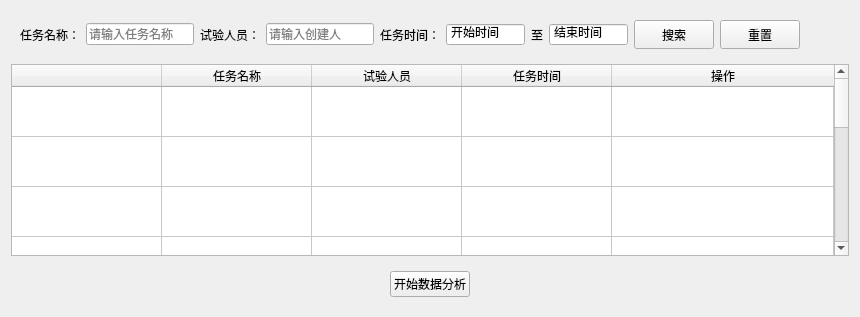
                <widget class="QWidget" name="page_2">
                 <layout class="QVBoxLayout" name="verticalLayout_5">
                  <item>
                   <widget class="QWidget" name="widget_6" native="true">
                    <layout class="QHBoxLayout" name="horizontalLayout_5">
                     <item>
                      <widget class="QLabel" name="label_9">
                       <property name="text">
                        <string>任务名称：</string>
                       </property>
                      </widget>
                     </item>
                     <item>
                      <widget class="QLineEdit" name="lineEdit">
                       <property name="sizePolicy">
                        <sizepolicy hsizetype="Fixed" vsizetype="Fixed">
                         <horstretch>0</horstretch>
                         <verstretch>0</verstretch>
                        </sizepolicy>
                       </property>
                       <property name="placeholderText">
                        <string>请输入任务名称</string>
                       </property>
                      </widget>
                     </item>
                     <item>
                      <widget class="QLabel" name="label_8">
                       <property name="text">
                        <string>试验人员：</string>
                       </property>
                      </widget>
                     </item>
                     <item>
                      <widget class="QLineEdit" name="lineEdit_2">
                       <property name="sizePolicy">
                        <sizepolicy hsizetype="Fixed" vsizetype="Fixed">
                         <horstretch>0</horstretch>
                         <verstretch>0</verstretch>
                        </sizepolicy>
                       </property>
                       <property name="placeholderText">
                        <string>请输入创建人</string>
                       </property>
                      </widget>
                     </item>
                     <item>
                      <widget class="QLabel" name="label_10">
                       <property name="text">
                        <string>任务时间：</string>
                       </property>
                      </widget>
                     </item>
                     <item>
                      <widget class="QDateEdit" name="dateEdit">
                       <property name="sizePolicy">
                        <sizepolicy hsizetype="Fixed" vsizetype="Fixed">
                         <horstretch>0</horstretch>
                         <verstretch>0</verstretch>
                        </sizepolicy>
                       </property>
                       <property name="readOnly">
                        <bool>false</bool>
                       </property>
                       <property name="buttonSymbols">
                        <enum>QAbstractSpinBox::ButtonSymbols::NoButtons</enum>
                       </property>
                       <property name="specialValueText">
                        <string>开始时间</string>
                       </property>
                       <property name="keyboardTracking">
                        <bool>false</bool>
                       </property>
                       <property name="dateTime">
                        <datetime>
                         <hour>8</hour>
                         <minute>0</minute>
                         <second>0</second>
                         <year>1999</year>
                         <month>12</month>
                         <day>25</day>
                        </datetime>
                       </property>
                       <property name="minimumDateTime">
                        <datetime>
                         <hour>8</hour>
                         <minute>0</minute>
                         <second>0</second>
                         <year>1999</year>
                         <month>12</month>
                         <day>25</day>
                        </datetime>
                       </property>
                      </widget>
                     </item>
                     <item>
                      <widget class="QLabel" name="label_7">
                       <property name="text">
                        <string>至</string>
                       </property>
                      </widget>
                     </item>
                     <item>
                      <widget class="QDateEdit" name="dateEdit_2">
                       <property name="sizePolicy">
                        <sizepolicy hsizetype="Fixed" vsizetype="Fixed">
                         <horstretch>0</horstretch>
                         <verstretch>0</verstretch>
                        </sizepolicy>
                       </property>
                       <property name="readOnly">
                        <bool>false</bool>
                       </property>
                       <property name="buttonSymbols">
                        <enum>QAbstractSpinBox::ButtonSymbols::NoButtons</enum>
                       </property>
                       <property name="specialValueText">
                        <string>结束时间</string>
                       </property>
                       <property name="keyboardTracking">
                        <bool>false</bool>
                       </property>
                       <property name="dateTime">
                        <datetime>
                         <hour>8</hour>
                         <minute>0</minute>
                         <second>0</second>
                         <year>1999</year>
                         <month>12</month>
                         <day>25</day>
                        </datetime>
                       </property>
                       <property name="minimumDateTime">
                        <datetime>
                         <hour>8</hour>
                         <minute>0</minute>
                         <second>0</second>
                         <year>1999</year>
                         <month>12</month>
                         <day>25</day>
                        </datetime>
                       </property>
                      </widget>
                     </item>
                     <item>
                      <widget class="QPushButton" name="pushButton_6">
                       <property name="minimumSize">
                        <size>
                         <width>0</width>
                         <height>29</height>
                        </size>
                       </property>
                       <property name="text">
                        <string>搜索</string>
                       </property>
                      </widget>
                     </item>
                     <item>
                      <widget class="QPushButton" name="pushButton_7">
                       <property name="minimumSize">
                        <size>
                         <width>0</width>
                         <height>29</height>
                        </size>
                       </property>
                       <property name="text">
                        <string>重置</string>
                       </property>
                      </widget>
                     </item>
                     <item>
                      <spacer name="horizontalSpacer_4">
                       <property name="orientation">
                        <enum>Qt::Orientation::Horizontal</enum>
                       </property>
                       <property name="sizeHint" stdset="0">
                        <size>
                         <width>40</width>
                         <height>20</height>
                        </size>
                       </property>
                      </spacer>
                     </item>
                    </layout>
                   </widget>
                  </item>
                  <item>
                   <widget class="QTableWidget" name="tableWidget_2">
                    <property name="frameShape">
                     <enum>QFrame::Shape::StyledPanel</enum>
                    </property>
                    <property name="frameShadow">
                     <enum>QFrame::Shadow::Plain</enum>
                    </property>
                    <attribute name="horizontalHeaderDefaultSectionSize">
                     <number>150</number>
                    </attribute>
                    <attribute name="horizontalHeaderStretchLastSection">
                     <bool>true</bool>
                    </attribute>
                    <attribute name="verticalHeaderVisible">
                     <bool>false</bool>
                    </attribute>
                    <attribute name="verticalHeaderMinimumSectionSize">
                     <number>50</number>
                    </attribute>
                    <attribute name="verticalHeaderDefaultSectionSize">
                     <number>50</number>
                    </attribute>
                    <row>
                     <property name="text">
                      <string>新建行</string>
                     </property>
                    </row>
                    <row>
                     <property name="text">
                      <string>新建行</string>
                     </property>
                    </row>
                    <row>
                     <property name="text">
                      <string>新建行</string>
                     </property>
                    </row>
                    <row>
                     <property name="text">
                      <string>新建行</string>
                     </property>
                    </row>
                    <row>
                     <property name="text">
                      <string>新建行</string>
                     </property>
                    </row>
                    <row>
                     <property name="text">
                      <string>新建行</string>
                     </property>
                    </row>
                    <row>
                     <property name="text">
                      <string>新建行</string>
                     </property>
                    </row>
                    <row>
                     <property name="text">
                      <string>新建行</string>
                     </property>
                    </row>
                    <row>
                     <property name="text">
                      <string>新建行</string>
                     </property>
                    </row>
                    <row>
                     <property name="text">
                      <string>新建行</string>
                     </property>
                    </row>
                    <column>
                     <property name="text">
                      <string/>
                     </property>
                    </column>
                    <column>
                     <property name="text">
                      <string>任务名称</string>
                     </property>
                    </column>
                    <column>
                     <property name="text">
                      <string>试验人员</string>
                     </property>
                    </column>
                    <column>
                     <property name="text">
                      <string>任务时间</string>
                     </property>
                    </column>
                    <column>
                     <property name="text">
                      <string>操作</string>
                     </property>
                    </column>
                   </widget>
                  </item>
                  <item>
                   <widget class="QWidget" name="widget_7" native="true">
                    <layout class="QHBoxLayout" name="horizontalLayout_2">
                     <item>
                      <spacer name="horizontalSpacer_9">
                       <property name="orientation">
                        <enum>Qt::Orientation::Horizontal</enum>
                       </property>
                       <property name="sizeHint" stdset="0">
                        <size>
                         <width>40</width>
                         <height>20</height>
                        </size>
                       </property>
                      </spacer>
                     </item>
                     <item>
                      <widget class="QPushButton" name="pushButton_10">
                       <property name="text">
                        <string>开始数据分析</string>
                       </property>
                      </widget>
                     </item>
                     <item>
                      <spacer name="horizontalSpacer_10">
                       <property name="orientation">
                        <enum>Qt::Orientation::Horizontal</enum>
                       </property>
                       <property name="sizeHint" stdset="0">
                        <size>
                         <width>40</width>
                         <height>20</height>
                        </size>
                       </property>
                      </spacer>
                     </item>
                    </layout>
                   </widget>
                  </item>
                 </layout>
                </widget>
